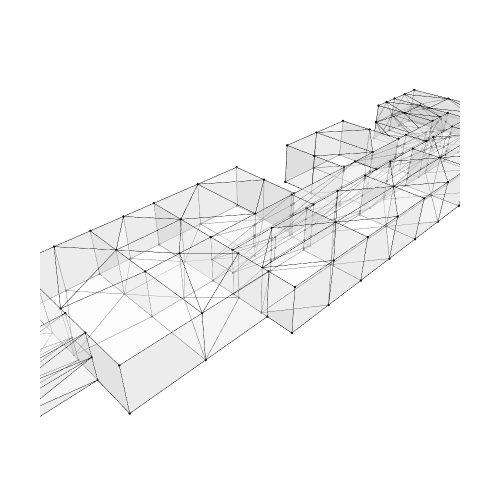

Notebook source saved alongside this figure:
### Markdown cell above
## 5. Show the geometry

### Code cell
Topology.Show(cc,
              backgroundColor="white",
              width=500,
              height=500,
              renderer=renderer)

### Figure 1 — Plotly figure (JSON) as saved in the notebook; plotly's stock layout.template omitted (floating-point values rounded to 4 significant figures; data arrays with more than 128 entries replaced by an {"elided": "..."} marker saying what was removed)
{"data": [{"customdata": {"elided": "385 str values"}, "hoverinfo": "text", "hovertemplate": {"elided": "385 str values"}, "hovertext": {"elided": "385 str values"}, "legendgroup": "1", "legendrank": 1, "marker": {"color": {"elided": "385 str values"}, "line": {"width": 0}, "opacity": 1, "size": {"elided": "385 float values"}, "sizemode": "diameter", "symbol": "circle"}, "mode": "markers", "name": "1: Untitled (Vertices)", "showlegend": false, "text": {"elided": "385 str values"}, "type": "scatter3d", "x": {"elided": "385 float values"}, "y": {"elided": "385 float values"}, "z": {"elided": "385 float values"}}, {"hoverinfo": "text", "legendgroup": "2", "legendrank": 2, "line": {"color": "black", "dash": "solid", "width": 1}, "marker": {"size": 0}, "mode": "lines", "name": "1: Untitled (Edges)", "showlegend": false, "text": "", "type": "scatter3d", "x": {"elided": "2928 float values"}, "y": {"elided": "2928 float values"}, "z": {"elided": "2928 float values"}}, {"cmax": 1, "cmin": 0, "color": "#FAFAFA", "colorscale": [[0, "#440154"], [0.1111, "#482878"], [0.2222, "#3e4989"], [0.3333, "#31688e"], [0.4444, "#26828e"], [0.5556, "#1f9e89"], [0.6667, "#35b779"], [0.7778, "#6ece58"], [0.8889, "#b5de2b"], [1, "#fde725"]], "flatshading": true, "hoverinfo": "text", "hovertext": "", "i": {"elided": "970 int values"}, "j": {"elided": "970 int values"}, "k": {"elided": "970 int values"}, "legendgroup": "3", "legendrank": 3, "lighting": {"facenormalsepsilon": 0}, "name": "1: Untitled (Faces)", "opacity": 0.5, "showlegend": false, "showscale": false, "text": "", "type": "mesh3d", "x": {"elided": "385 float values"}, "y": {"elided": "385 float values"}, "z": {"elided": "385 float values"}}], "layout": {"autosize": true, "height": 500, "margin": {"b": 40, "l": 40, "r": 40, "t": 40}, "paper_bgcolor": "#FFFFFF", "plot_bgcolor": "#FFFFFF", "scene": {"aspectmode": "data", "camera": {"center": {"x": 0, "y": 0, "z": 0}, "eye": {"x": -1.25, "y": -1.25, "z": 1.25}, "projection": {"type": "perspective"}, "up": {"x": 0, "y": 0, "z": 1}}, "xaxis": {"visible": false}, "yaxis": {"visible": false}, "zaxis": {"visible": false}}, "showlegend": true, "width": 500, "xaxis": {"showgrid": false, "visible": false, "zeroline": false}, "yaxis": {"showgrid": false, "visible": false, "zeroline": false}}}
